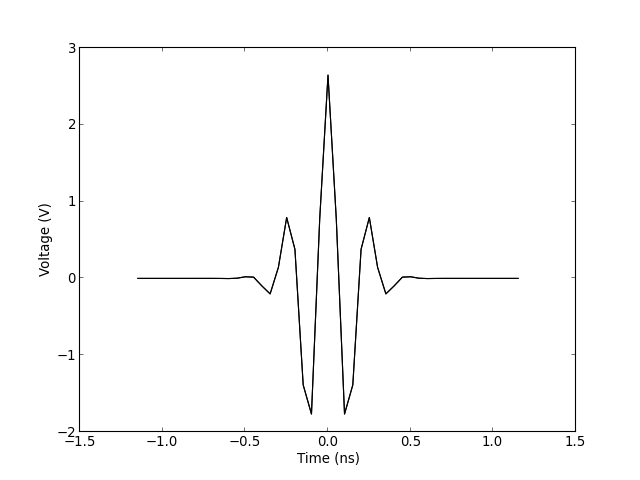

Write the Python code that produced this figure.
from pylayers.signal.bsignal import *
import matplotlib.pyplot as plt
e = EnImpulse()
fig,ax = e.plot(types=['v'])
e.save('impulse.mat')
del e
h = TUsignal()
h.load('impulse.mat')
fig,ax = h.plot(types=['v'])
